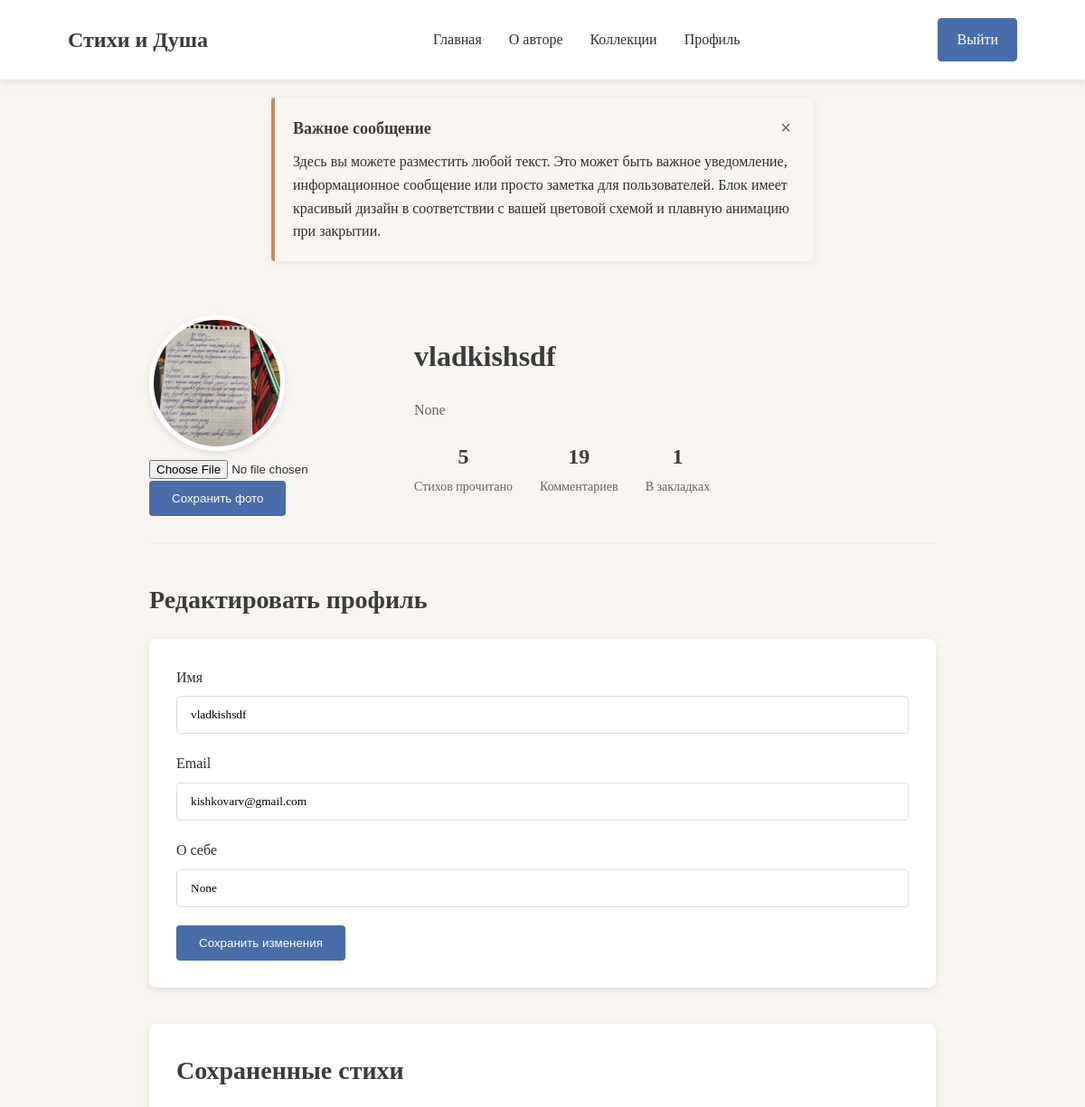
Page /users/profile/ (signed in, upper part) on the earlier database version.
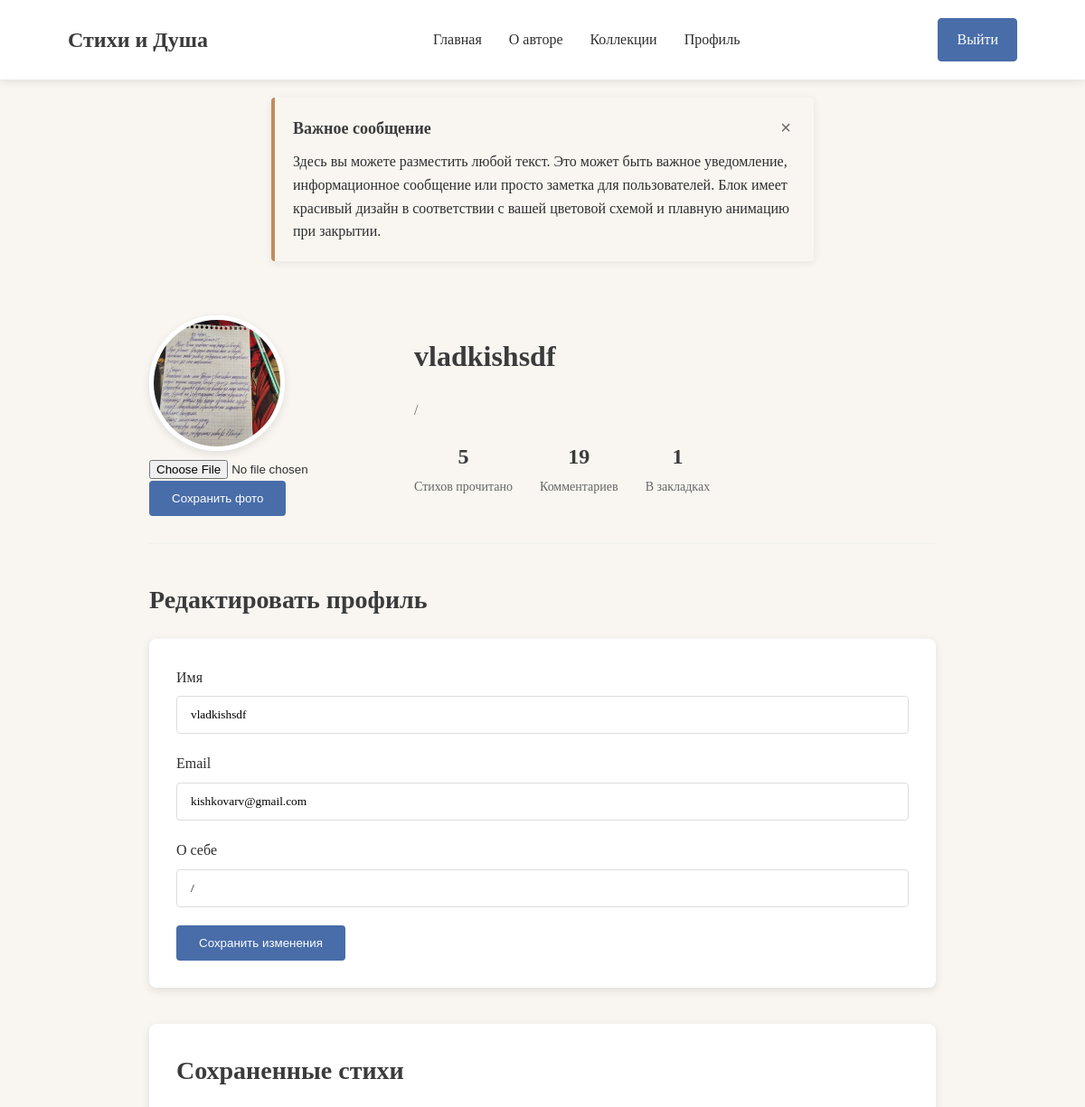
Same page on the later database version.
### users/models.py (models this page shows)
class User(AbstractUser):
    image = models.ImageField(upload_to='avatars/', blank=True, null=True, default='avatars/author.jpg')
    about_me = models.TextField(null=True, blank=True)
    read_poems = models.ManyToManyField(to="show.Poem", related_name="read_poems")

### users/views.py (the view)
# urls.py: path('profile/', views.profile, name="profile"),
@login_required
def profile(request):
    if request.method == "POST":
        form = ProfileForm(request.POST, request.FILES, instance=request.user)
        if form.is_valid():
            form.save()
            return redirect('index')
    else:
        form = ProfileForm(instance=request.user)
    context = {
        'form' : form,
        'save_poems' : SavePoem.objects.filter(user=request.user)
    }
    return render(request, 'users/profile.html', context)

### users/forms.py
class ProfileForm(UserChangeForm):
    username = forms.CharField(widget=forms.TextInput())
    email = forms.EmailField(widget=forms.EmailInput(attrs={
        'readonly' : True
    }))
    about_me = forms.CharField(widget=forms.TextInput())
    image = forms.ImageField(widget=forms.FileInput())
    class Meta:
        model = User
        fields = ('username', 'email', 'about_me', 'image')

### show/models.py (called while the page is built)
    def text_poem(self):
        dot = self.text.count('.')
        if dot > 1:
            total = self.text.find('.')
            total_str = self.text.find('.', total + 1)
            return f"{self.text[0:total_str + 1]}..."
        else:
            return self.text

### users/templates/users/profile.html (shortened to what this page needs)
{% extends "users/base.html" %}
{% load static %}
{% block main %}
    <main class="main profile-page">
        <div class="container">
            <section class="profile-header">
                <div class="profile-avatar">
                    <img
                    src="{{ user.image.url }}"
                    alt="Аватар пользователя">
                <form action="{% url 'users:profile' %}" method="POST" enctype="multipart/form-data">
                    <div class="block_change">{{ form.image }}</div>
                    <button type="submit" class="btn btn-save">Сохранить фото</button>
                </form>
                </div>
                <div class="profile-info">
                    <h1>{{ user.username }}</h1>
                    <p class="profile-bio">{% if user.about_me %}{{ user.about_me }}{% else %}О себе{% endif %}</p>
                    <div class="profile-stats">
                        <div class="stat">
                            <span class="stat-number">{{ user.reads.all.count }}</span>
                            <span class="stat-label">Стихов прочитано</span>
                        </div>
                        <div class="stat">
                            <span class="stat-number">{{ user.comment.count }}</span>
                            <span class="stat-label">Комментариев</span>
                        </div>
                        <div class="stat">
                            <span class="stat-number">{{ user.save_poems.count }}</span>
                            <span class="stat-label">В закладках</span>
                        </div>
                    </div>
                </div>
            </section>
            <section class="profile-edit">
                <h2>Редактировать профиль</h2>
                <form class="edit-form" action="{% url "users:profile" %}" method="POST">
                    <div class="form-group">
                        <label for="{{ form.username.id_for_label }}">Имя</label>
                        {{ form.username }}
                    </div>
                    <div class="form-group">
                        <label for="{{ form.email.id_for_label }}">Email</label>
                        {{ form.email }}
                    </div>
                    <div class="form-group">
                        <label for="{{ form.about_me.id_for_label }}">О себе</label>
                        {{ form.about_me }}
                    </div>
                    <button type="submit" class="btn btn-save">Сохранить изменения</button>
                </form>
            </section>
            <section class="favorite-poems">
                <h2>Сохраненные стихи</h2>
            </section>
        </div>
    </main>
{% endblock main %}

Differences in the rows shown:
changed User "vladkishsdf": about_me "None" → "/"
